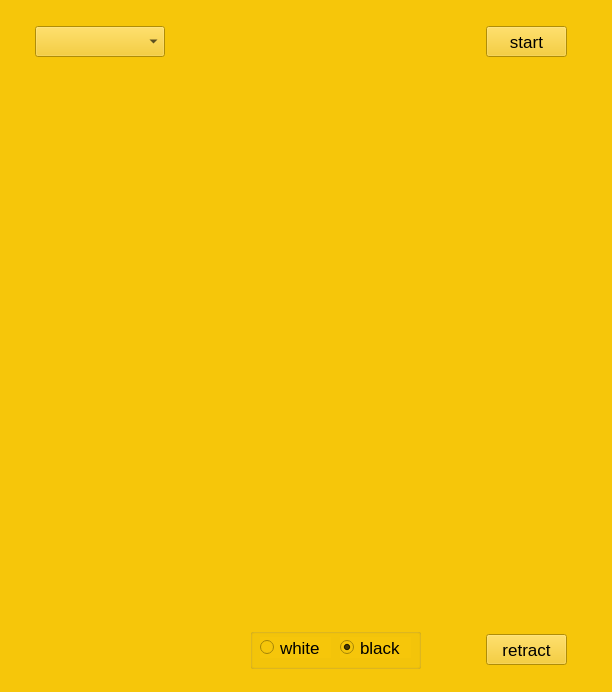
<?xml version="1.0" encoding="UTF-8"?>
<ui version="4.0">
 <class>MainWindow</class>
 <widget class="QMainWindow" name="MainWindow">
  <property name="geometry">
   <rect>
    <x>0</x>
    <y>0</y>
    <width>612</width>
    <height>692</height>
   </rect>
  </property>
  <property name="minimumSize">
   <size>
    <width>612</width>
    <height>692</height>
   </size>
  </property>
  <property name="maximumSize">
   <size>
    <width>612</width>
    <height>692</height>
   </size>
  </property>
  <property name="windowTitle">
   <string>GoBang</string>
  </property>
  <property name="styleSheet">
   <string notr="true">image: url(:/images/chessboard.jpg);
background-color: rgb(246, 198, 10);</string>
  </property>
  <widget class="QWidget" name="centralWidget">
   <widget class="QPushButton" name="pshBtnStart">
    <property name="geometry">
     <rect>
      <x>486</x>
      <y>26</y>
      <width>81</width>
      <height>31</height>
     </rect>
    </property>
    <property name="font">
     <font>
      <pointsize>13</pointsize>
     </font>
    </property>
    <property name="text">
     <string>start</string>
    </property>
   </widget>
   <widget class="QPushButton" name="pshBtnRetract">
    <property name="geometry">
     <rect>
      <x>486</x>
      <y>634</y>
      <width>81</width>
      <height>31</height>
     </rect>
    </property>
    <property name="font">
     <font>
      <pointsize>13</pointsize>
     </font>
    </property>
    <property name="text">
     <string>retract</string>
    </property>
   </widget>
   <widget class="QGroupBox" name="groupBox">
    <property name="geometry">
     <rect>
      <x>250</x>
      <y>628</y>
      <width>171</width>
      <height>41</height>
     </rect>
    </property>
    <property name="title">
     <string/>
    </property>
    <widget class="QRadioButton" name="rdoBtnWhite">
     <property name="geometry">
      <rect>
       <x>10</x>
       <y>9</y>
       <width>71</width>
       <height>21</height>
      </rect>
     </property>
     <property name="font">
      <font>
       <pointsize>13</pointsize>
      </font>
     </property>
     <property name="text">
      <string>white</string>
     </property>
     <property name="checked">
      <bool>false</bool>
     </property>
    </widget>
    <widget class="QRadioButton" name="rdoBtnBlack">
     <property name="geometry">
      <rect>
       <x>90</x>
       <y>9</y>
       <width>71</width>
       <height>21</height>
      </rect>
     </property>
     <property name="font">
      <font>
       <pointsize>13</pointsize>
      </font>
     </property>
     <property name="text">
      <string>black</string>
     </property>
     <property name="checked">
      <bool>true</bool>
     </property>
    </widget>
   </widget>
   <widget class="QComboBox" name="cbbPalyType">
    <property name="geometry">
     <rect>
      <x>35</x>
      <y>26</y>
      <width>130</width>
      <height>31</height>
     </rect>
    </property>
    <property name="font">
     <font>
      <pointsize>13</pointsize>
     </font>
    </property>
   </widget>
  </widget>
 </widget>
 <layoutdefault spacing="6" margin="11"/>
 <resources/>
 <connections/>
</ui>
